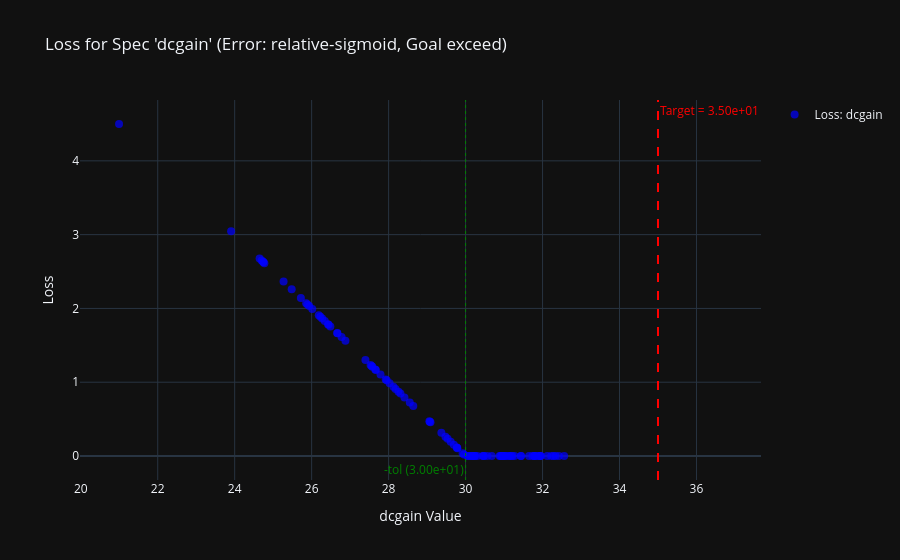
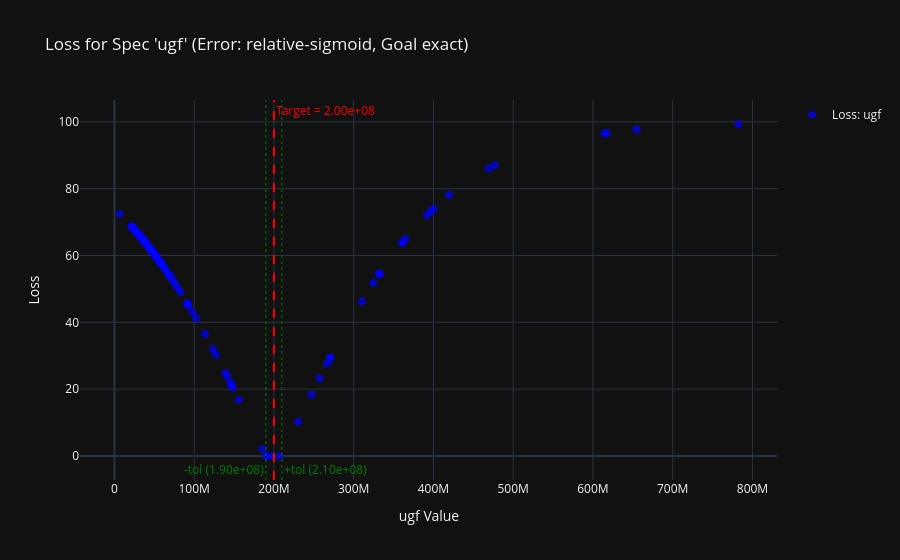
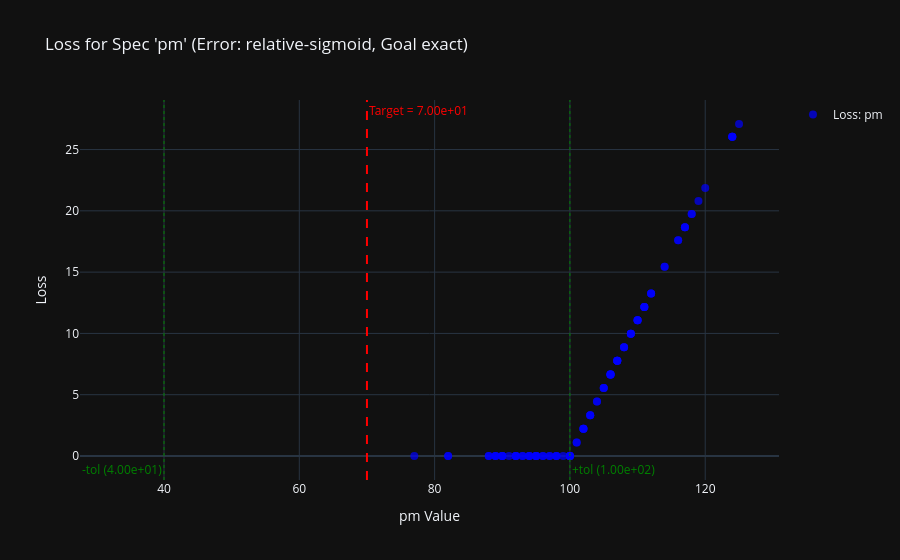

Notebook cell for these charts, in order:
### Code cell
circuit_optimizer.plot_loss_value_by_spec(spec_name="dcgain", show=True)
circuit_optimizer.plot_loss_value_by_spec(spec_name="ugf", show=True)
circuit_optimizer.plot_loss_value_by_spec(spec_name="pm", show=True)

### Figure 1 — Plotly figure (JSON) as saved in the notebook; plotly's stock layout.template omitted (floating-point values rounded to 4 significant figures)
{"data": [{"marker": {"color": "blue", "opacity": 0.7, "size": 8, "symbol": "circle"}, "mode": "markers", "name": "Loss: dcgain", "type": "scatter", "x": [24.74, 30.88, 27.4, 28.55, 31.84, 26.67, 27.58, 32.29, 30.96, 27.56, 25.89, 31.79, 32.22, 30.04, 31.44, 31.0, 27.67, 32.34, 32.12, 31.44, 26.49, 31.11, 30.48, 29.79, 30.47, 30.94, 30.24, 26.44, 31.92, 30.24, 24.74, 28.64, 26.43, 29.53, 30.22, 27.95, 27.53, 26.27, 30.94, 31.21, 27.79, 31.74, 31.92, 30.57, 31.04, 31.18, 26.88, 30.13, 28.13, 29.69, 24.77, 25.86, 29.48, 26.02, 26.66, 32.42, 30.18, 25.72, 31.94, 28.26, 24.7, 31.01, 29.92, 25.27, 29.09, 28.18, 27.65, 32.56, 30.91, 29.06, 26.19, 31.78, 29.96, 30.68, 30.17, 29.77, 31.95, 30.08, 28.03, 27.92, 26.34, 24.65, 29.61, 25.94, 31.27, 28.31, 29.07, 26.23, 21.0, 29.37, 25.48, 31.79, 23.91, 29.78, 30.31, 31.14, 28.41, 31.65, 30.44, 26.78], "y": [2.628, 0, 1.301, 0.725, 0, 1.665, 1.211, 0, 0, 1.22, 2.054, 0, 0, 0, 0, 0, 1.165, 0, 0, 0, 1.757, 0, 0, 0.1065, 0, 0, 0, 1.78, 0, 0, 2.628, 0.6793, 1.787, 0.2333, 0, 1.025, 1.234, 1.863, 0, 0, 1.105, 0, 0, 0, 0, 0, 1.561, 0, 0.9373, 0.1526, 2.614, 2.071, 0.2619, 1.991, 1.668, 0, 0, 2.14, 0, 0.8719, 2.649, 0, 0.03885, 2.365, 0.456, 0.9095, 1.174, 0, 0, 0.4703, 1.907, 0, 0.02194, 0, 0, 0.1137, 0, 0, 0.9873, 1.038, 1.83, 2.676, 0.1938, 2.032, 0, 0.8459, 0.4644, 1.887, 4.499, 0.3147, 2.259, 0, 3.046, 0.1113, 0, 0, 0.7943, 0, 0, 1.611]}], "layout": {"annotations": [{"font": {"color": "red"}, "showarrow": false, "text": "Target = 3.50e+01", "x": 35, "xanchor": "left", "xref": "x", "y": 1, "yanchor": "top", "yref": "y domain"}, {"font": {"color": "green"}, "showarrow": false, "text": "-tol (3.00e+01)", "x": 30, "xanchor": "right", "xref": "x", "y": 0, "yanchor": "bottom", "yref": "y domain"}], "shapes": [{"line": {"color": "red", "dash": "dash", "width": 2}, "type": "line", "x0": 35, "x1": 35, "xref": "x", "y0": 0, "y1": 1, "yref": "y domain"}, {"line": {"color": "green", "dash": "dot", "width": 1}, "type": "line", "x0": 30, "x1": 30, "xref": "x", "y0": 0, "y1": 1, "yref": "y domain"}], "showlegend": true, "title": {"text": "Loss for Spec 'dcgain' (Error: relative-sigmoid, Goal exceed)"}, "xaxis": {"title": {"text": "dcgain Value"}}, "yaxis": {"title": {"text": "Loss"}}}}

### Figure 2 — Plotly figure (JSON) as saved in the notebook; plotly's stock layout.template omitted (floating-point values rounded to 4 significant figures)
{"data": [{"marker": {"color": "blue", "opacity": 0.7, "size": 8, "symbol": "circle"}, "mode": "markers", "name": "Loss: ugf", "type": "scatter", "x": [617557200, 24592320, 195582600, 91390000.0, 45381840, 270781700, 270547500, 31255010, 37694860, 257424300, 127489600, 32290000.0, 33948330, 64825220, 75980060, 45040000.0, 147067100, 6892315, 35241990, 56359240, 400097800, 42670000.0, 52777410, 45495070, 21933680, 33584410, 57599120, 391844500, 38454080, 39397210, 614164300, 42823070, 190476200, 51502950, 48432250, 206970000, 113400000.0, 53193360, 37506410, 58321650, 102505000, 28620000.0, 24418900, 51520610, 91862770, 58639810, 68717370, 82682660, 49538820, 69296230, 654670800, 361264700, 145791000, 331846500, 469200000.0, 32058770, 59513580, 476900000.0, 38931470, 148359100, 781978800, 61020000.0, 79447540, 98050000.0, 45314480, 324642100, 230517100, 21244650, 37144690, 139257300, 247112300, 32417940, 32856060, 33731450, 28779790, 141712800, 57876830, 91664790, 57154000, 156056500, 364903500, 396480100, 123700000.0, 332339400, 23330000.0, 73184600, 69077020, 332248100, 266900000.0, 92740000.0, 419800000.0, 49303430, 360961700, 56694390, 26890800, 63225200, 185824500, 38352800, 45965130, 310242200], "y": [96.66, 67.89, 0, 45.66, 61.88, 29.49, 29.38, 66.05, 64.2, 23.28, 30.28, 65.76, 65.29, 55.52, 51.54, 61.99, 21.14, 72.38, 64.91, 58.38, 74.0, 62.71, 59.55, 61.85, 68.6, 65.39, 57.97, 72.08, 63.97, 63.69, 96.55, 62.67, 0, 59.96, 60.93, 0, 36.54, 59.41, 64.25, 57.73, 41.15, 66.79, 67.93, 59.95, 45.48, 57.62, 54.16, 49.04, 60.58, 53.95, 97.68, 63.89, 21.75, 54.36, 86.06, 65.82, 57.33, 87.03, 63.83, 20.52, 99.35, 56.82, 50.26, 42.99, 61.9, 51.77, 10.22, 68.78, 64.36, 24.84, 18.35, 65.72, 65.6, 65.35, 66.74, 23.69, 57.88, 45.55, 58.12, 16.81, 64.95, 73.17, 31.99, 54.53, 68.23, 52.56, 54.03, 54.5, 27.69, 45.13, 78.15, 60.66, 63.8, 58.27, 67.26, 56.07, 2.087, 64.0, 61.7, 46.31]}], "layout": {"annotations": [{"font": {"color": "red"}, "showarrow": false, "text": "Target = 2.00e+08", "x": 200000000, "xanchor": "left", "xref": "x", "y": 1, "yanchor": "top", "yref": "y domain"}, {"font": {"color": "green"}, "showarrow": false, "text": "-tol (1.90e+08)", "x": 190000000, "xanchor": "right", "xref": "x", "y": 0, "yanchor": "bottom", "yref": "y domain"}, {"font": {"color": "green"}, "showarrow": false, "text": "+tol (2.10e+08)", "x": 210000000, "xanchor": "left", "xref": "x", "y": 0, "yanchor": "bottom", "yref": "y domain"}], "shapes": [{"line": {"color": "red", "dash": "dash", "width": 2}, "type": "line", "x0": 200000000, "x1": 200000000, "xref": "x", "y0": 0, "y1": 1, "yref": "y domain"}, {"line": {"color": "green", "dash": "dot", "width": 1}, "type": "line", "x0": 190000000, "x1": 190000000, "xref": "x", "y0": 0, "y1": 1, "yref": "y domain"}, {"line": {"color": "green", "dash": "dot", "width": 1}, "type": "line", "x0": 210000000, "x1": 210000000, "xref": "x", "y0": 0, "y1": 1, "yref": "y domain"}], "showlegend": true, "title": {"text": "Loss for Spec 'ugf' (Error: relative-sigmoid, Goal exact)"}, "xaxis": {"title": {"text": "ugf Value"}}, "yaxis": {"title": {"text": "Loss"}}}}

### Figure 3 — Plotly figure (JSON) as saved in the notebook; plotly's stock layout.template omitted (floating-point values rounded to 4 significant figures)
{"data": [{"marker": {"color": "blue", "opacity": 0.7, "size": 8, "symbol": "circle"}, "mode": "markers", "name": "Loss: pm", "type": "scatter", "x": [95, 103, 98, 94, 119, 103, 105, 111, 106, 105, 90, 124, 124, 100, 98, 111, 90, 105, 107, 103, 94, 117, 120, 110, 107, 93, 107, 92, 97, 108, 95, 108, 102, 95, 114, 100, 98, 112, 106, 118, 96, 124, 116, 104, 101, 107, 96, 89, 110, 100, 88, 102, 114, 90, 100, 95, 107, 92, 97, 91, 95, 111, 112, 94, 112, 109, 108, 118, 106, 110, 102, 124, 111, 106, 89, 102, 100, 88, 110, 104, 93, 82, 106, 90, 116, 109, 109, 92, 89, 92, 82, 117, 77, 101, 109, 117, 99, 125, 106, 100], "y": [0, 3.332, 0, 0, 20.8, 3.332, 5.55, 12.16, 6.657, 5.55, 0, 26.05, 26.05, 0, 0, 12.16, 0, 5.55, 7.762, 3.332, 0, 18.67, 21.86, 11.07, 7.762, 0, 7.762, 0, 0, 8.866, 0, 8.866, 2.222, 0, 15.43, 0, 0, 13.25, 6.657, 19.74, 0, 26.05, 17.59, 4.442, 1.111, 7.762, 0, 0, 11.07, 0, 0, 2.222, 15.43, 0, 0, 0, 7.762, 0, 0, 0, 0, 12.16, 13.25, 0, 13.25, 9.967, 8.866, 19.74, 6.657, 11.07, 2.222, 26.05, 12.16, 6.657, 0, 2.222, 0, 0, 11.07, 4.442, 0, 0, 6.657, 0, 17.59, 9.967, 9.967, 0, 0, 0, 0, 18.67, 0, 1.111, 9.967, 18.67, 0, 27.08, 6.657, 0]}], "layout": {"annotations": [{"font": {"color": "red"}, "showarrow": false, "text": "Target = 7.00e+01", "x": 70, "xanchor": "left", "xref": "x", "y": 1, "yanchor": "top", "yref": "y domain"}, {"font": {"color": "green"}, "showarrow": false, "text": "-tol (4.00e+01)", "x": 40, "xanchor": "right", "xref": "x", "y": 0, "yanchor": "bottom", "yref": "y domain"}, {"font": {"color": "green"}, "showarrow": false, "text": "+tol (1.00e+02)", "x": 100, "xanchor": "left", "xref": "x", "y": 0, "yanchor": "bottom", "yref": "y domain"}], "shapes": [{"line": {"color": "red", "dash": "dash", "width": 2}, "type": "line", "x0": 70, "x1": 70, "xref": "x", "y0": 0, "y1": 1, "yref": "y domain"}, {"line": {"color": "green", "dash": "dot", "width": 1}, "type": "line", "x0": 40, "x1": 40, "xref": "x", "y0": 0, "y1": 1, "yref": "y domain"}, {"line": {"color": "green", "dash": "dot", "width": 1}, "type": "line", "x0": 100, "x1": 100, "xref": "x", "y0": 0, "y1": 1, "yref": "y domain"}], "showlegend": true, "title": {"text": "Loss for Spec 'pm' (Error: relative-sigmoid, Goal exact)"}, "xaxis": {"title": {"text": "pm Value"}}, "yaxis": {"title": {"text": "Loss"}}}}
